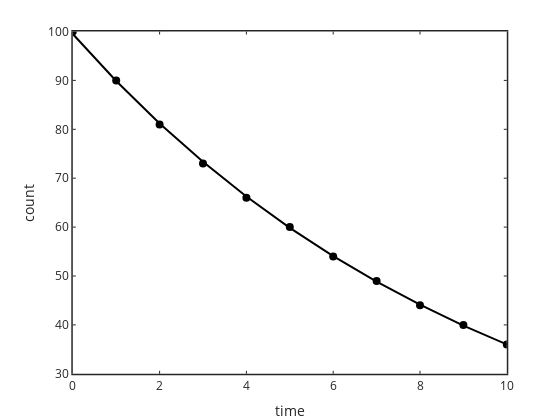

Notebook cell for this chart:
### Code cell
% plot the exponential version

model=exp(intercept)*exp(slope*time);

plot(time,count,'ko','markersize',8,'markerfacecolor','b')
set(gca,'linewidth',1.5,'fontsize',12)
xlabel('time','fontsize',14); ylabel('count','fontsize',14)

hold on
plot(time,model,'k','linewidth',2)

### Figure 1 — Plotly figure (JSON) as saved in the notebook; plotly's stock layout.template omitted (floating-point values rounded to 4 significant figures)
{"data": [{"line": {"color": "rgb(0, 0, 0)", "width": 0.5}, "marker": {"color": "rgb(0, 0, 0)", "line": {"color": "rgb(0, 0, 0)"}, "size": 8, "symbol": "circle"}, "mode": "markers", "name": "", "showlegend": false, "type": "scatter", "visibility": true, "x": [0, 1, 2, 3, 4, 5, 6, 7, 8, 9, 10], "xaxis": "x", "y": [100, 90, 81, 73, 66, 60, 54, 49, 44, 40, 36], "yaxis": "y"}, {"line": {"color": "rgb(0, 0, 0)", "dash": "solid", "width": 2}, "marker": {"color": "rgb(0, 0, 0)", "line": {"color": "rgb(0, 0, 0)"}, "size": 6, "symbol": "none"}, "mode": "lines", "name": "", "showlegend": false, "type": "scatter", "visibility": true, "x": [0, 1, 2, 3, 4, 5, 6, 7, 8, 9, 10], "xaxis": "x", "y": [99.5, 89.88, 81.2, 73.35, 66.26, 59.86, 54.07, 48.84, 44.12, 39.86, 36.01], "yaxis": "y"}], "layout": {"height": 420, "hovermode": "closest", "margin": {"b": 0, "l": 0, "r": 0, "t": 0}, "plot_bgcolor": "rgba(0, 0, 0, 0)", "showlegend": false, "width": 560, "xaxis": {"anchor": "y", "autorange": false, "domain": [0.13, 0.905], "exponentformat": "none", "gridcolor": "rgba(38,38,38,0.15)", "gridwidth": 1.5, "linecolor": "rgb(38,38,38)", "linewidth": 1.5, "mirror": "ticks", "range": [0, 10], "showgrid": false, "showline": true, "side": "bottom", "spikedash": "solid", "spikemode": "across", "spikesides": false, "spikethickness": 1, "tickangle": 0, "tickcolor": "rgb(38,38,38)", "tickfont": {"color": "rgb(38,38,38)", "size": 12}, "ticklen": 3, "ticks": "inside", "ticktext": ["0", "2", "4", "6", "8", "10"], "tickvals": [0, 2, 4, 6, 8, 10], "title": {"font": {"color": "rgb(38,38,38)", "size": 14}, "text": "time"}, "type": "linear", "visible": true, "zeroline": false}, "yaxis": {"anchor": "x", "autorange": false, "domain": [0.11, 0.925], "exponentformat": "none", "gridcolor": "rgba(38,38,38,0.15)", "gridwidth": 1.5, "linecolor": "rgb(38,38,38)", "linewidth": 1.5, "mirror": "ticks", "range": [30, 100], "showgrid": false, "showline": true, "side": "left", "spikedash": "solid", "spikemode": "across", "spikesides": false, "spikethickness": 1, "tickangle": 0, "tickcolor": "rgb(38,38,38)", "tickfont": {"color": "rgb(38,38,38)", "size": 12}, "ticklen": 3, "ticks": "inside", "ticktext": ["30", "40", "50", "60", "70", "80", "90", "100"], "tickvals": [30, 40, 50, 60, 70, 80, 90, 100], "title": {"font": {"color": "rgb(38,38,38)", "size": 14}, "text": "count"}, "type": "linear", "visible": true, "zeroline": false}}}
